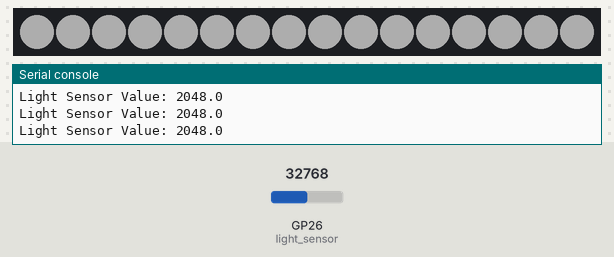
A program run on a simulated Raspberry Pi Pico running MicroPython. Parts: 16 RGB LEDs in strip order, left to right, the last lines printed to the serial console. The inputs (shaded band) are chosen by the test bench; at power-on: GP26 (light_sensor) = 32768 (analog values on the 0–65535 scale). Dim RGB values are drawn brighter than linear.

Above: at 1.2 s.
1.3 s: GP26 (light_sensor) set to 7864
At 2.5 s:
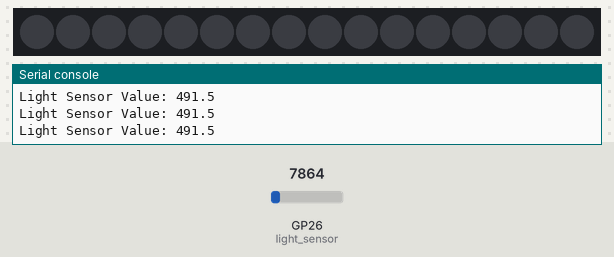
2.8 s: GP26 (light_sensor) set to 19660
At 4.0 s:
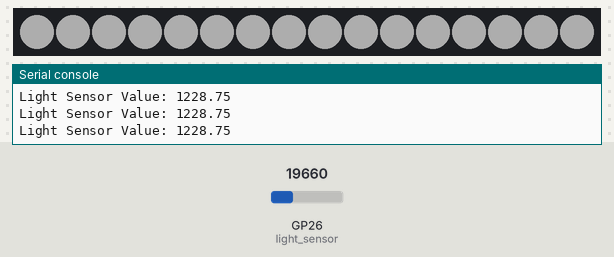
4.3 s: GP26 (light_sensor) set to 145
At 5.4 s:
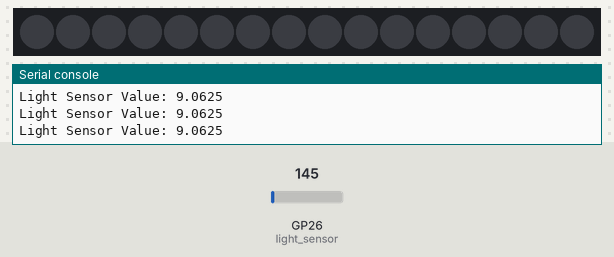
Timing chart, 0 to 7.3 s (numbered marks = the images above; inputs shaded):
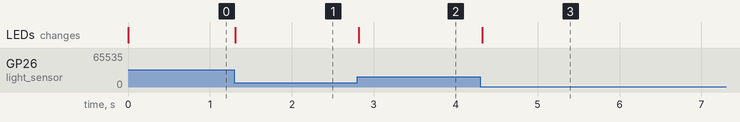

The program:

CdSNeopixel.py
```python
import array
import time
from machine import Pin, ADC

# Configure the number of WS2812 LEDs.
NUM_LEDS = 16
PIN_NUM = 22
brightness = 0.2

# Set the ADC pin for the light sensor
LIGHT_SENSOR_PIN = 26

# Threshold for turning on the NeoPixel based on light intensity
LIGHT_THRESHOLD = 800

# Flag to track whether the NeoPixel is currently on
neopixel_on = False

@rp2.asm_pio(sideset_init=rp2.PIO.OUT_LOW, out_shiftdir=rp2.PIO.SHIFT_LEFT, autopull=True, pull_thresh=24)
def ws2812():
    T1 = 2
    T2 = 5
    T3 = 3
    wrap_target()
    label("bitloop")
    out(x, 1)               .side(0)    [T3 - 1]
    jmp(not_x, "do_zero")   .side(1)    [T1 - 1]
    jmp("bitloop")          .side(1)    [T2 - 1]
    label("do_zero")
    nop()                   .side(0)    [T2 - 1]
    wrap()

# Create the StateMachine with the ws2812 program, outputting on pin
sm = rp2.StateMachine(0, ws2812, freq=8_000_000, sideset_base=Pin(PIN_NUM))

# Start the StateMachine, it will wait for data on its FIFO.
sm.active(1)

# Initialize the light sensor
light_sensor = ADC(Pin(LIGHT_SENSOR_PIN))

# Display a pattern on the LEDs via an array of LED RGB values.
ar = array.array("I", [0 for _ in range(NUM_LEDS)])

def pixels_show():
    dimmer_ar = array.array("I", [0 for _ in range(NUM_LEDS)])
    for i, c in enumerate(ar):
        r = int(((c >> 8) & 0xFF) * brightness)
        g = int(((c >> 16) & 0xFF) * brightness)
        b = int((c & 0xFF) * brightness)
        dimmer_ar[i] = (g << 16) + (r << 8) + b
    sm.put(dimmer_ar, 8)

def pixels_fill(color):
    for i in range(len(ar)):
        ar[i] = (color[1] << 16) + (color[0] << 8) + color[2]

while True:
    # Read the light sensor value
    light_value = light_sensor.read_u16() / 16
    print("Light Sensor Value:", light_value)  # Print the light sensor value to the console

    if light_value > LIGHT_THRESHOLD:
        # Turn on NeoPixel if it's not already on
        if not neopixel_on:
            pixels_fill((255, 255, 255))  # White color
            pixels_show()
            neopixel_on = True
    else:
        # Turn off NeoPixel if it's not already off
        if neopixel_on:
            pixels_fill((0, 0, 0))  # Turn off NeoPixel
            pixels_show()
            neopixel_on = False

    # Sleep for a short time to avoid rapid changes
    time.sleep(0.1)
```

Measured:
- after the input at 1.3 s, the LEDs: change at once (image 1)
- after the input at 2.8 s, the LEDs: change at once (image 2)
- after the input at 4.3 s, the LEDs: change at once (image 3)
